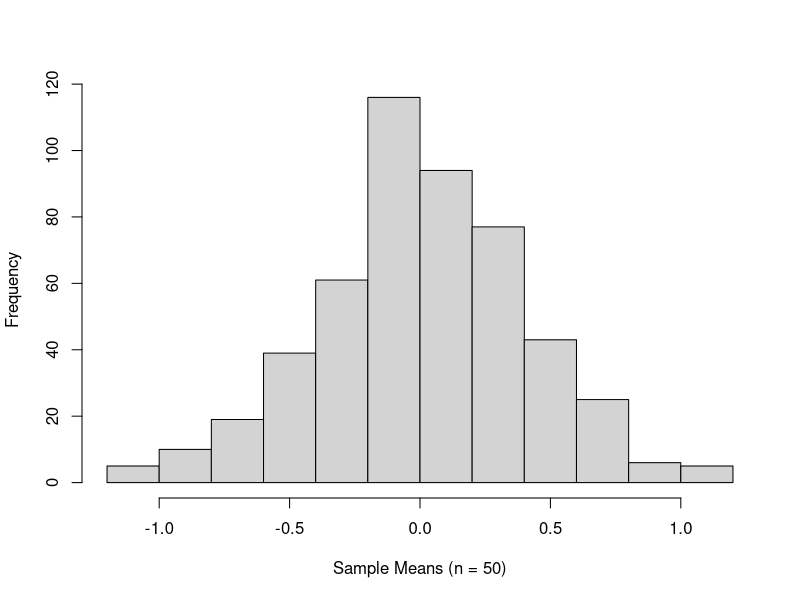
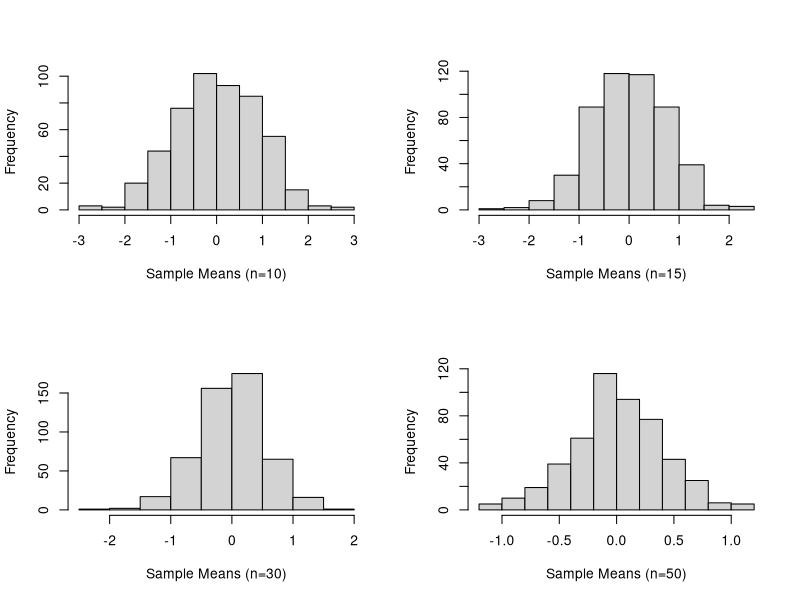

Generate these figures, in order, with R:
## ---- chunk 1
knitr::opts_chunk$set(echo = TRUE)
## ---- chunk 2
# Generate N = 500 samples of size n=50 from a Uniform [-5,5] distribution. 

mean_unif <- c(1:500)
set.seed(75546)
for (j in mean_unif) {
      x <- runif(50,-5,5)
      mean_unif[j] <- mean(x) 
}

# For each of the N=500 samples, calculate the sample mean, so that you now have a vector of 500 sample means.
mean(mean_unif)

## ---- chunk 3
# Plot a histogram of these 500 sample means.
hist(mean_unif, main = NULL, xlab = "Sample Means (n = 50)")
## ---- chunk 4

mean_unif1 <- c(1:500)
set.seed(75546)

for (k in mean_unif1) {
      y <- runif(10,-5,5)
      mean_unif1[k] <- mean(y) 
   
}

mean(mean_unif1)

## ---- chunk 5

mean_unif2 <- c(1:500)
set.seed(75546)
for (l in mean_unif2) {
      z <- runif(15,-5,5)
      mean_unif2[l] <- mean(z) 
}

mean(mean_unif2)

## ---- chunk 6

mean_unif3 <- c(1:500)
set.seed(75546)
for (m in mean_unif3) {
      a <- runif(30,-5,5)
      mean_unif3[m] <- mean(a) 
}

mean(mean_unif3)

## ---- chunk 7

mean_unif4 <- c(1:500)
set.seed(75546)
for (n in mean_unif4) {
      b <- runif(50,-5,5)
      mean_unif4[n] <- mean(b) 
}

mean(mean_unif4)

## ---- chunk 8
par(mfrow = c (2,2))
hist(mean_unif1, main = NULL, xlab = "Sample Means (n=10)")
hist(mean_unif2, main = NULL, xlab = "Sample Means (n=15)")
hist(mean_unif3, main = NULL, xlab = "Sample Means (n=30)")
hist(mean_unif4, main = NULL, xlab = "Sample Means (n=50)")
